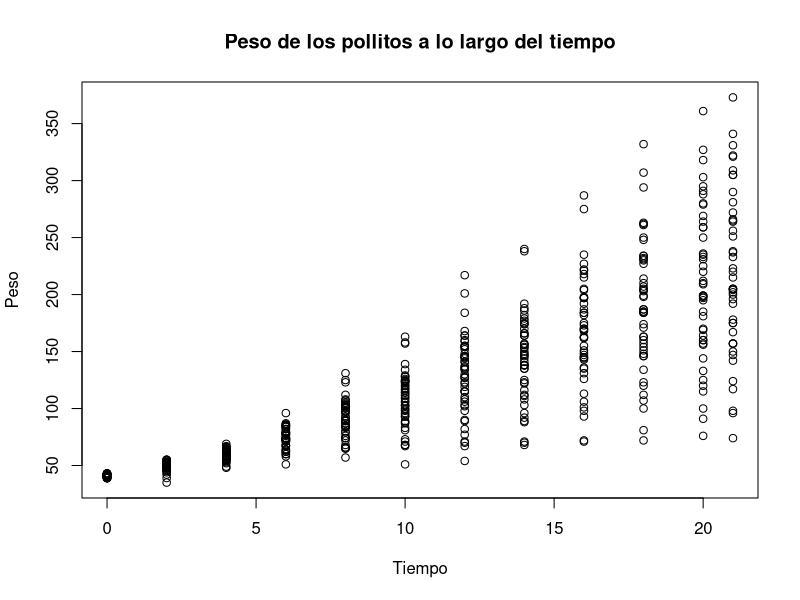

Write the R code that produced this figure.
## ---- chunk 1
knitr::opts_chunk$set(echo = TRUE)
## ---- chunk 2
data("ChickWeight")
head(ChickWeight)
## ---- chunk 3
summary(ChickWeight)
## ---- chunk 4
plot(ChickWeight$Time, ChickWeight$weight,
     main = "Peso de los pollitos a lo largo del tiempo",
     xlab = "Tiempo",
     ylab = "Peso")
## ---- chunk 5
mean(ChickWeight$weight)
